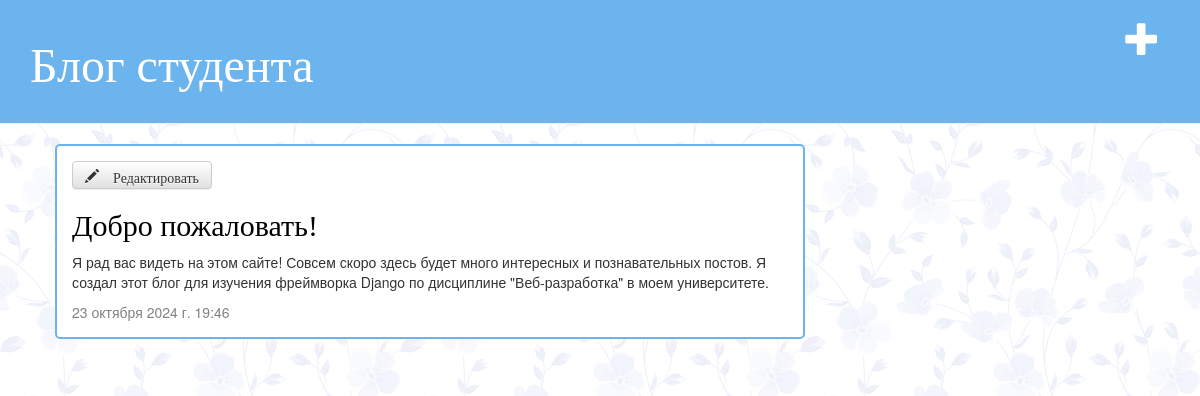
The app's page /post/1/ (signed in) with its own data.
### blog/models.py (models this page shows, shortened)
class Post(models.Model):
    author = models.ForeignKey(settings.AUTH_USER_MODEL, on_delete=models.CASCADE)
    title = models.CharField(max_length=200)
    text = models.TextField()
    created_date = models.DateTimeField(default=timezone.now)
    published_date = models.DateTimeField(blank=True, null=True)

### blog/views.py (the view)
# urls.py: path('post/<int:pk>/', views.post_detail, name='post_detail'),
def post_detail(request, pk):
    post = get_object_or_404(Post, pk=pk)
    return render(request, 'blog/post_detail.html', {'post': post})

### blog/templates/blog/post_detail.html
{% extends 'blog/base.html' %}
{% block content %}
    <div class="post">
				{% if user.is_authenticated %}
     <a class="btn btn-default" href="{% url 'post_edit' pk=post.pk %}"><span class="glyphicon glyphicon-pencil"> Редактировать</span></a>
        {% endif %}
        <h2>{{ post.title }}</h2>
        <p>{{ post.text|linebreaksbr }}</p>
				{% if post.published_date %}
            <div class="date">
                {{ post.published_date }}
            </div>
        {% endif %}
    </div>
{% endblock %}

### blog/static/css/blog.css (style rules this page uses)
body { background: linear-gradient(rgba(255, 255, 255, 0.92), rgba(255, 255, 255, 0.92)), url("../images/background4.png"); }
h2, h3, h4 { font-family: 'Italiana'; color: #000000; }
.date { color: #828282; }
.post { margin-bottom: 30px; border: solid 2px #6CB4EE; padding: 15px; border-radius: 5px; background-color: #ffffff; }

### records on screen
Post: title "Добро пожаловать!", text "Я рад вас видеть на этом сайте! Совсем скоро здесь будет много интересных и познавательных постов. Я создал этот блог для изучения фреймворка Django по дисциплине \"Веб-разработка\" в моем университете.", published_date "23 октября 2024 г. 19:46"
